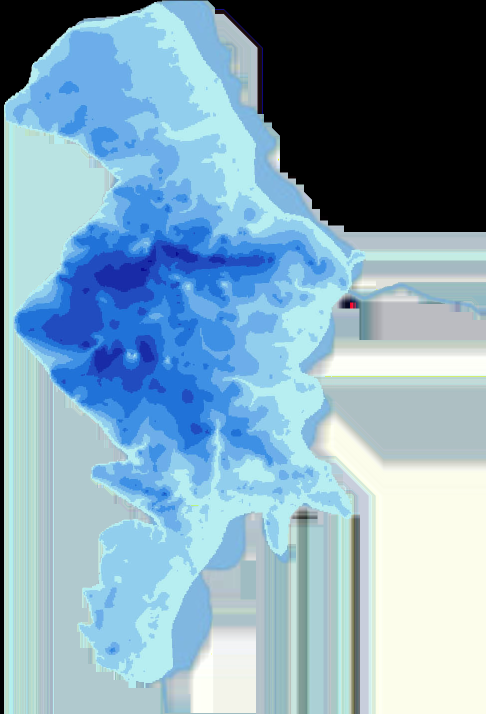
#> input picture bathymetry-geopdf-v41-native.webp, 971 x 1427 px (shown at 1/2 size)
$ python -i build_geopdf_v41_native.py   (imports and definitions only)
#> lines starting #> are read from the running program, lines starting #| are printed output that depends on the picture
#!/usr/bin/env python3
from __future__ import annotations
import io, json, math, re, ssl, urllib.request
from pathlib import Path

import fitz
import numpy as np
from PIL import Image
from scipy import ndimage
from shapely import contains_xy
from shapely.geometry import shape
from shapely.ops import unary_union
from skimage.measure import find_contours

ROOT=Path('.')
URL='https://adour-garonne.eaufrance.fr/upload/DOC/FICHES/LACS/BATHYMETRIE/FRFL49_Bathym.pdf'
ISLANDS=ROOT/'data/lacanau_islands.geojson'
OUT_VIS=ROOT/'bathymetry-geopdf-v41-native.webp'
OUT_CLASS=ROOT/'bathymetry-geopdf-v41-classes.webp'
OUT_CONTOURS=ROOT/'bathymetry-geopdf-v41-contours.svg'
OUT_META=ROOT/'data/lacanau_geopdf_v41.json'
OUT_REPORT=ROOT/'data/lacanau_geopdf_v41_report.json'

PALETTE=np.asarray([
 [182,237,240],[145,205,237],[107,174,232],[61,144,227],
 [32,114,214],[32,76,189],[25,44,168],[9,9,145]
],dtype=np.float32)
DISPLAY=np.asarray([
 [217,246,242],[198,239,238],[175,229,236],[150,217,235],
 [97,185,230],[50,127,205],[49,88,180],[37,28,88]
],dtype=np.uint8)


# [65 lines left out: functions download, parse_geo, extract_native_mosaic, not called in this run]


def classify(rgb):
    f=rgb.astype(np.float32); d=((f[:,:,None,:]-PALETTE[None,None,:,:])**2).sum(axis=3)**0.5
    cls=np.argmin(d,axis=2).astype(np.int8); md=d.min(axis=2)
    assigned=ndimage.binary_closing(md<52,structure=np.ones((3,3),bool),iterations=1)
    lab,n=ndimage.label(assigned); cnt=np.bincount(lab.ravel()); cnt[0]=0
    lake=lab==int(np.argmax(cnt)); lake=ndimage.binary_fill_holes(lake)
    valid=(md<60)&lake; _,inds=ndimage.distance_transform_edt(~valid,return_indices=True); filled=cls[inds[0],inds[1]]
    return np.where(lake,filled,-1).astype(np.int8),md,lake


# [93 lines left out: functions islands, mask_islands, crop, save_images, save_contours, compare_v3 and 1 more, not called in this run]

# [1 line not run here, left out]

>>> import cv2
>>> picture = cv2.imread('../bathymetry-geopdf-v41-native.webp', cv2.IMREAD_GRAYSCALE)
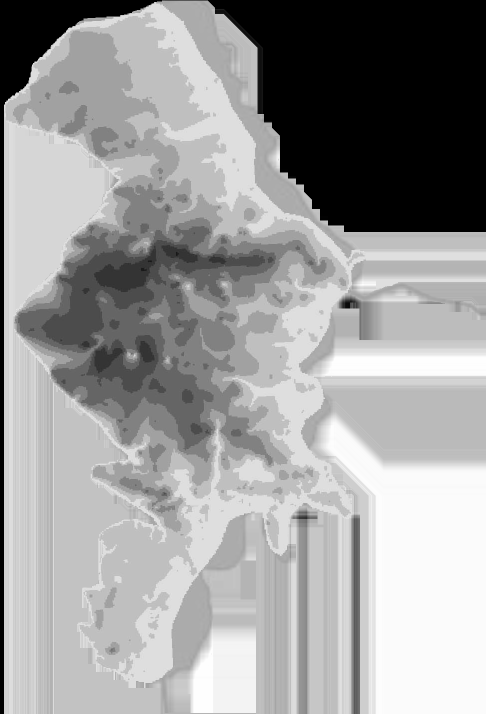
#> picture: shape (1427, 971) (shown at 1/2 size); min 0, max 255, mean 155.8
>>> result = classify(picture)
#> (the run stopped early here; a loop or call above may not have finished)

$ run again, on bathymetry-2012-v31-mobile.webp
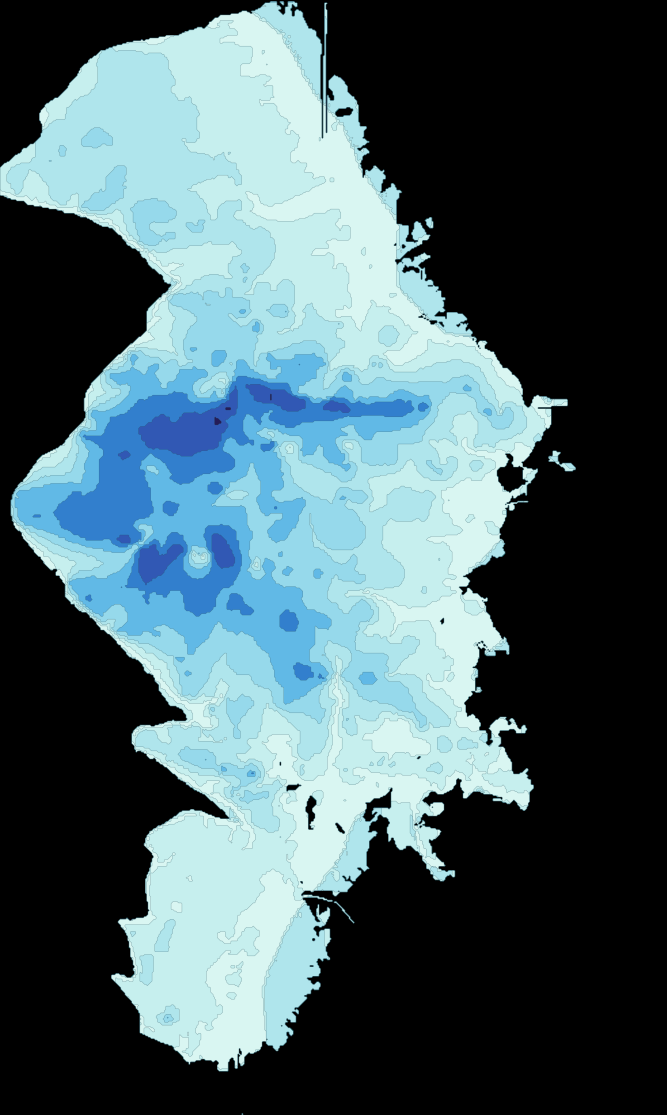
#> input picture bathymetry-2012-v31-mobile.webp, 2000 x 3344 px (shown at 1/3 size)
#> `picture = cv2.imread('../bathymetry-geopdf-v41-native.webp', cv2.IMREA..`:
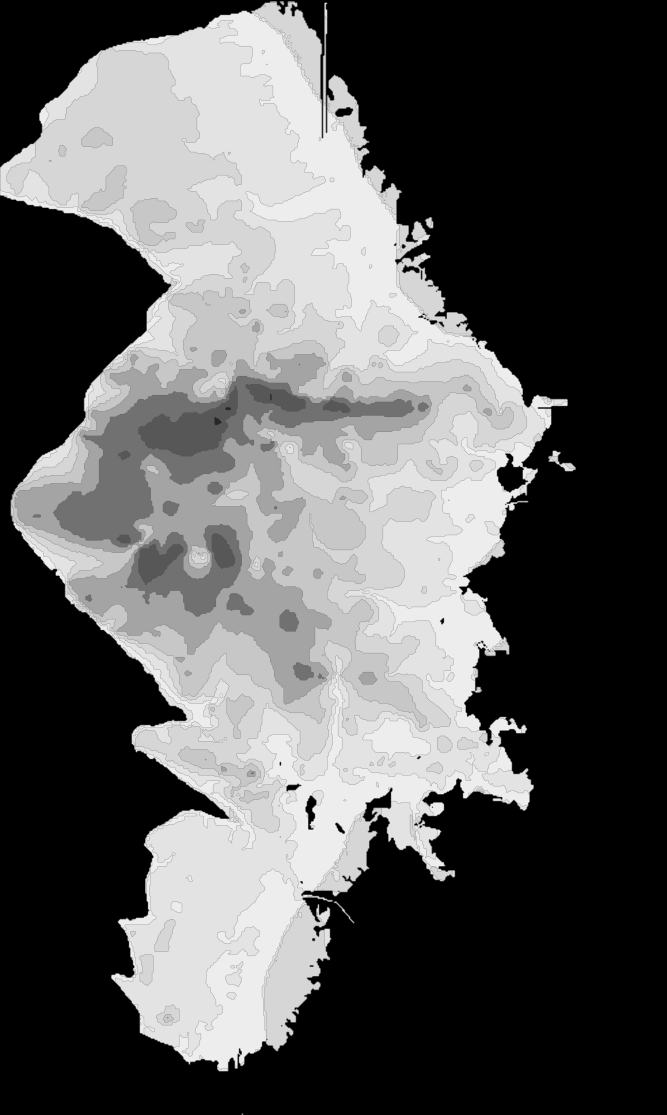
#> picture: shape (3344, 2000) (shown at 1/3 size); min 0, max 237, mean 91

$ run again, on bathymetry-geopdf-v4.webp
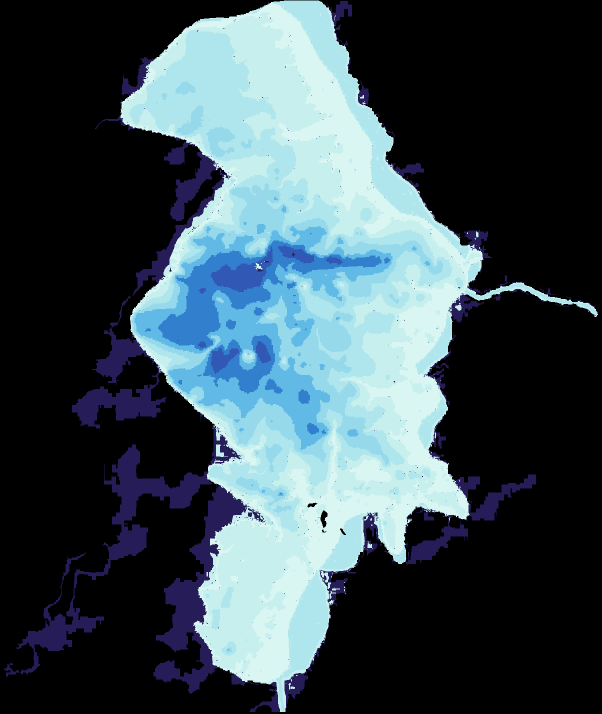
#> input picture bathymetry-geopdf-v4.webp, 1204 x 1427 px (shown at 1/2 size)
#> `picture = cv2.imread('../bathymetry-geopdf-v41-native.webp', cv2.IMREA..`:
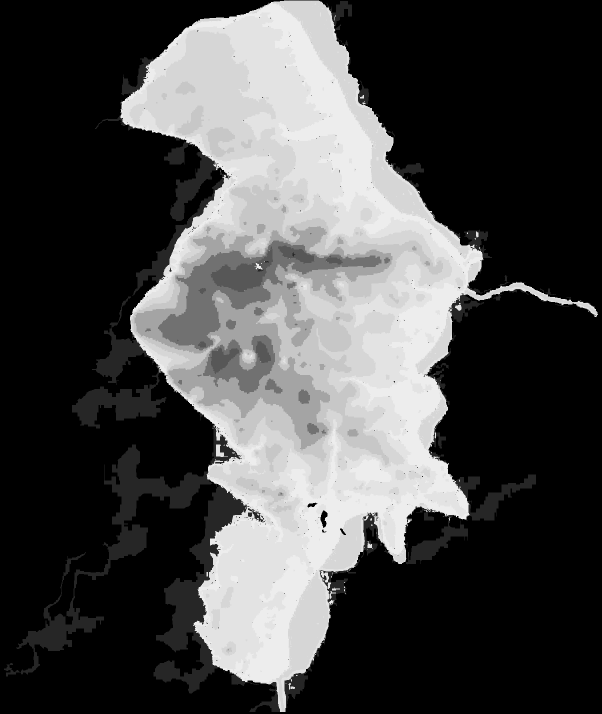
#> picture: shape (1427, 1204) (shown at 1/2 size); min 0, max 237, mean 71.8
